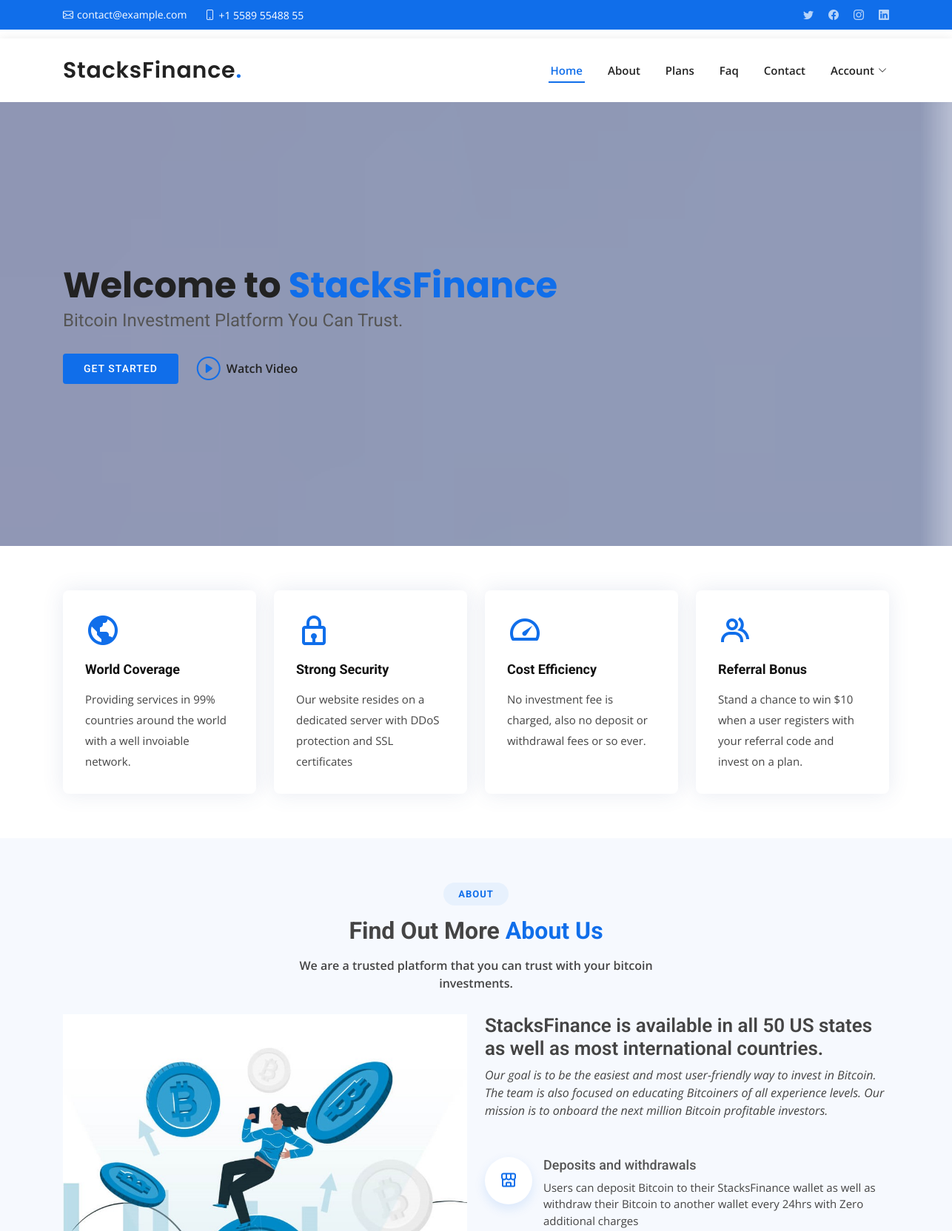
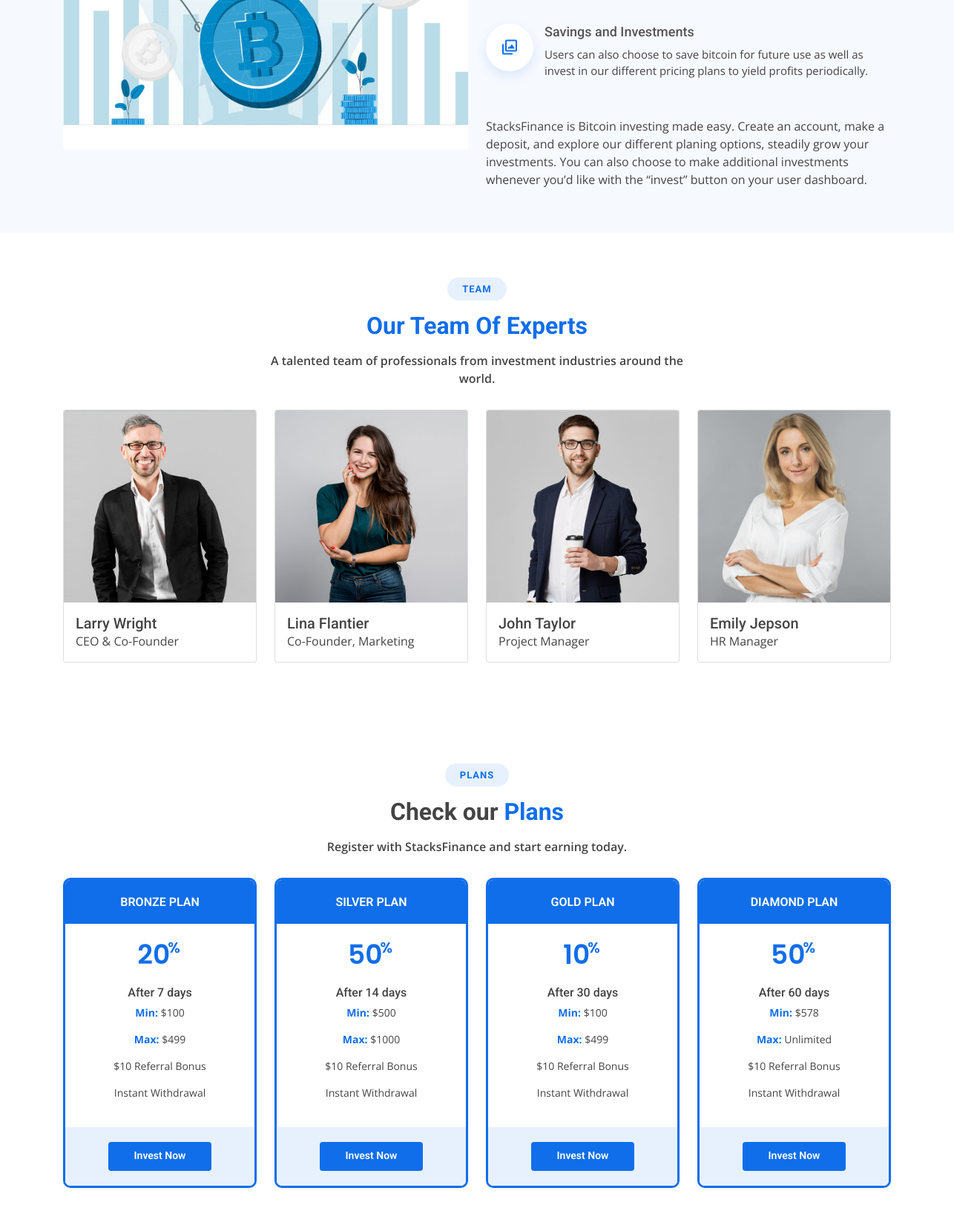
The page / (upper part) on the database its author committed (2 pictures, top to bottom).
### core/models.py (models this page shows, shortened)
class Plan(models.Model):
    name       = models.CharField(max_length=50)
    intrest    = models.IntegerField()
    min_amount = models.IntegerField()
    max_amount = models.IntegerField(null=True, blank=True)
    duration   = models.DurationField()
    def modified_duration(self):
        return self.duration.days
    def invest_now(self):
        return reverse('invest-now', kwargs={'pk': self.pk})

### core/views.py (the view, shortened to what this page needs)
# urls.py: path('', HomeView.as_view(), name='home'),
class HomeView(FormView):
    template_name = 'core/index.html'
    form_class = ContactForm
    success_url = reverse_lazy('home')
    def get_context_data(self, **kwargs):
        context = super().get_context_data(**kwargs)
        context['plans'] = Plan.objects.all()
        return context

### templates/core/index.html (shortened to what this page needs)
{% load static %}
{% load crispy_forms_tags %}
<!DOCTYPE html>
<html lang="en">
<head>
  {% block vendorcss %}
  <link href="{% static 'core/vendor/aos/aos.css' %}" rel="stylesheet">
  <link href="{% static 'core/vendor/bootstrap/css/bootstrap.min.css' %}" rel="stylesheet">
  <link href="{% static 'core/vendor/bootstrap-icons/bootstrap-icons.css' %}" rel="stylesheet">
  <link href="{% static 'core/vendor/boxicons/css/boxicons.min.css' %}" rel="stylesheet">
  <link href="{% static 'core/vendor/glightbox/css/glightbox.min.css' %}" rel="stylesheet">
  <link href="{% static 'core/vendor/swiper/swiper-bundle.min.css' %}" rel="stylesheet">
  <link href="{% static 'core/vendor/quill/quill.snow.css' %}" rel="stylesheet">
  <link href="{% static 'core/vendor/quill/quill.bubble.css' %}" rel="stylesheet">
  <link href="{% static 'core/vendor/remixicon/remixicon.css' %}" rel="stylesheet">
  <link href="{% static 'core/vendor/simple-datatables/style.css' %}" rel="stylesheet">
  {% endblock %}
  {% block maincss %}
  <link href="{% static 'core/css/style.css' %}" rel="stylesheet">
  {% endblock %}
</head>
<body>
{% block body %}
  <section id="topbar" class="d-flex align-items-center">
    <div class="container d-flex justify-content-center justify-content-md-between">
      <div class="contact-info d-flex align-items-center">
        <i class="bi bi-envelope d-flex align-items-center"><a href="mailto:contact@example.com">contact@example.com</a></i>
        <i class="bi bi-phone d-flex align-items-center ms-4"><span>+1 5589 55488 55</span></i>
      </div>
      <div class="social-links d-none d-md-flex align-items-center">
        <a href="#" class="twitter"><i class="bi bi-twitter"></i></a>
        <a href="#" class="facebook"><i class="bi bi-facebook"></i></a>
        <a href="#" class="instagram"><i class="bi bi-instagram"></i></a>
        <a href="#" class="linkedin"><i class="bi bi-linkedin"></i></i></a>
      </div>
    </div>
  </section>
  <div class="mt-2 pt-1">
  </div>
  {% block content %}
  {% include 'core/header.html' %}
  <section id="hero" class="d-flex align-items-center">
    <div class="container" data-aos="zoom-out" data-aos-delay="100">
      <h1>Welcome to <span>StacksFinance</span></h1>
      <h2>Bitcoin Investment Platform You Can Trust.</h2>
      <div class="d-flex">
        <a href="{% url 'account_signup' %}" class="btn-get-started scrollto">Get Started</a>
        <a href="https://youtu.be/WO-O2K_Fqw0" class="glightbox btn-watch-video"><i class="bi bi-play-circle"></i><span>Watch Video</span></a>
      </div>
    </div>
  </section>
  <main id="main">
    <section id="featured-services" class="featured-services">
      <div class="container" data-aos="fade-up">
        <div class="row">
          <div class="col-md-6 col-lg-3 d-flex align-items-stretch mb-5 mb-lg-0">
            <div class="icon-box" data-aos="fade-up" data-aos-delay="100">
              <div class="icon"><i class="bx bx-world"></i></div>
              <h4 class="title"><a href="">World Coverage</a></h4>
              <p class="description">Providing services in 99% countries around the world with a well invoiable network.</p>
            </div>
          </div>
          <div class="col-md-6 col-lg-3 d-flex align-items-stretch mb-5 mb-lg-0">
            <div class="icon-box" data-aos="fade-up" data-aos-delay="200">
              <div class="icon"><i class="bx bx-lock"></i></div>
              <h4 class="title"><a href="">Strong Security</a></h4>
              <p class="description">Our website resides on a dedicated server with DDoS protection and SSL certificates</p>
            </div>
          </div>
          <div class="col-md-6 col-lg-3 d-flex align-items-stretch mb-5 mb-lg-0">
            <div class="icon-box" data-aos="fade-up" data-aos-delay="300">
              <div class="icon"><i class="bx bx-tachometer"></i></div>
              <h4 class="title"><a href="">Cost Efficiency</a></h4>
              <p class="description">No investment fee is charged, also no deposit or withdrawal fees or so ever.</p>
            </div>
          </div>
          <div class="col-md-6 col-lg-3 d-flex align-items-stretch mb-5 mb-lg-0">
            <div class="icon-box" data-aos="fade-up" data-aos-delay="400">
              <div class="icon"><i class="bx bx-group"></i></div>
              <h4 class="title"><a href="">Referral Bonus</a></h4>
              <p class="description">Stand a chance to win $10 when a user registers with your referral code and invest on a plan.</p>
            </div>
          </div>
        </div>
      </div>
    </section>
    <section id="about" class="about section-bg">
      <div class="container" data-aos="fade-up">
        <div class="section-title">
          <h2>About</h2>
          <h3>Find Out More <span>About Us</span></h3>
          <p>We are a trusted platform that you can trust with your bitcoin investments.</p>
        </div>
        <div class="row">
          <div class="col-lg-6" data-aos="fade-right" data-aos-delay="100">
            <img src="{% static 'core/img/about.jpg' %}" class="img-fluid" alt="">
          </div>
          <div class="col-lg-6 pt-4 pt-lg-0 content d-flex flex-column justify-content-center" data-aos="fade-up" data-aos-delay="100">
            <h3>StacksFinance is avail­able in all 50 US states as well as most inter­na­tional countries.</h3>
            <p class="fst-italic">
              Our goal is to be the easiest and most user-friendly way to invest in Bitcoin. The team is also focused on educating Bitcoiners of all experi­ence levels.
              Our mission is to onboard the next million Bitcoin profitable investors.
            </p>
            <ul>
              <li>
                <i class="bx bx-store-alt"></i>
                <div>
                  <h5>Deposits and withdrawals</h5>
                  <p>Users can deposit Bitcoin to their StacksFinance wallet as well as withdraw their Bitcoin to another wallet every 24hrs with Zero additional charges</p>
                </div>
              </li>
              <li>
                <i class="bx bx-images"></i>
                <div>
                  <h5>Savings and Investments</h5>
                  <p>Users can also choose to save bitcoin for future use as well as invest in our different pricing plans to yield profits periodically.</p>
                </div>
              </li>
            </ul>
            <p>
              StacksFinance is Bitcoin investing made easy. Create an account, make a deposit, and explore our different planing  options, steadily grow  your investments.
              You can also choose to make additional investments whenever you’d like with the “invest” button on your user dashboard.
            </p>
          </div>
        </div>
      </div>
    </section>
    <section class="contact">
      <div class="container">
        <div class="row align-items-center">
          <div class="section-title">
            <h2>Team</h2>
            <h3><span>Our Team Of Experts</span></h3>
            <p>A talented team of professionals from investment industries around the world.</p>
          </div>
            <div class="col-lg-12">
                <div class="row">
                    <div class="col-lg-3 d-flex">
                        <div class="card mb-3">
                            <img class="card-img-top" src="{% static 'core/img/team/team-1.jpg' %}">
                            <div class="card-body py-3">
                                <h5 class="mb-0">Larry Wright</h5>
                                <span>CEO & Co-Founder</span>
                            </div>
                        </div>
                    </div>
                    <div class="col-lg-3 d-flex">
                        <div class="card mb-3">
                            <img class="card-img-top" src="{% static 'core/img/team/team-2.jpg' %}">
                            <div class="card-body py-3">
                                <h5 class="mb-0">Lina Flantier</h5>
                                <span>Co-Founder, Marketing</span>
                            </div>
                        </div>
                    </div>
                    <div class="col-lg-3 d-flex">
                        <div class="card mb-3">
                            <img class="card-img-top" src="{% static 'core/img/team/team-3.jpg' %}">
                            <div class="card-body py-3">
                                <h5 class="mb-0">John Taylor</h5>
                                <span>Project Manager</span>
                            </div>
                        </div>
                    </div>
                    <div class="col-lg-3 d-flex">
                      <div class="card mb-3">
                          <img class="card-img-top" src="{% static 'core/img/team/team-4.jpg' %}">
                          <div class="card-body py-3">
                              <h5 class="mb-0">Emily Jepson</h5>
                              <span>HR Manager</span>
                          </div>
                      </div>
                  </div>
                </div>
            </div>
        </div>
    </div>
    </section>
    <section id="pricing" class="pricing">
      <div class="container" data-aos="fade-up">
        <div class="section-title">
          <h2>Plans</h2>
          <h3>Check our <span>Plans</span></h3>
          <p>Register with StacksFinance and start earning today.</p>
        </div>
        <div class="row">
        {% for plan in plans %}
          <div class="col-lg-3 col-md-6 mt-4 col-sm-9 mt-md-0" data-aos="fade-up" data-aos-delay="200">
            <div class="box featured">
              <h3>{{ plan.name }}</h3>
              <h4>{{ plan.intrest }}<sup>%</sup></h4>
              <h6> After {{ plan.modified_duration }} days</h6>
              <ul>
                <li><strong style="color: #106eea">Min: </strong>${{ plan.min_amount }}</li>
                <li><strong style="color: #106eea">Max: </strong> {% if plan.max_amount != 0 %} ${{ plan.max_amount }} {% else %} Unlimited {% endif %}</li>
                <li>$10 Referral Bonus</li>
                <li>Instant Withdrawal</li>
              </ul>
              <div class="btn-wrap">
                <a href="{{ plan.invest_now }}" class="btn-buy">Invest Now</a>
              </div>
            </div>
          </div>
          {% endfor %}
        </div>
      </div>
    </section>
  </main>
  {% endblock %}
{% endblock %}
</body>
</html>

### rows shown on the page
Plan: name "BRONZE PLAN", intrest "20", modified_duration "7", min_amount "100", max_amount "499"
Plan: name "SILVER PLAN", intrest "50", modified_duration "14", min_amount "500", max_amount "1000"
Plan: name "GOLD PLAN", intrest "10", modified_duration "30", min_amount "100", max_amount "499"
Plan: name "DIAMOND PLAN", intrest "50", modified_duration "60", min_amount "578", max_amount "Unlimited"
